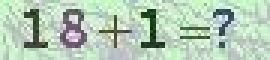
#> input picture 1.jpeg, 90 x 20 px, found by its file name (shown 3 times larger)
$ python Patent-Crack.py   (older library calls are emulated)
#> lines starting #> are read from the running program, lines starting #| are printed output that depends on the picture; after the words box and inside, x2 and y2 are one past the last pixel; in counts of white or black regions, pixels touching at a corner belong together
#!/usr/bin/env python3
# coding=utf-8

"""
    @File: Patent-Crack.py
    @Desc:
    @Author: lv junling
    @Date Created: 2018/10/22
"""
import os
import pickle
import cv2
import numpy as np
from PIL import Image


class PatentCrack(object):
    def __init__(self, pkl_fn=None):
        if pkl_fn is None:
            print('[error]Must specify the pickle filename.')
            return
        self.pkl_fn = pkl_fn
        if os.path.exists(pkl_fn):
            self._load_pkl()
        else:
            self.gen_pkl_fn()

    def gen_pkl_fn(self):
        imgs_path = u'./data'
        chi_1_imgs = ['1.jpeg', '2.jpeg', '3.jpeg', '4.jpeg', '5.jpeg',
                      '6.jpeg', '7.jpeg', '8.jpeg', '9.jpeg']

        chi_2_imgs = ['10.jpeg', '11.jpeg', '12.jpeg', '13.jpeg', '14.jpeg', '15.jpeg',
                      '16.jpeg', '17.jpeg', '18.jpeg', '19.jpeg']

        op_imgs    = ['1.jpeg', '7.jpeg']

        chi_3_imgs = ['100.jpeg', '101.jpeg', '102.jpeg', '103.jpeg', '104.jpeg', '105.jpeg',
                      '106.jpeg', '107.jpeg', '108.jpeg', '109.jpeg']

        chi_1_arr = np.zeros([10, 20, 11], dtype=np.bool)
        for idx, img_fn in enumerate(chi_1_imgs):
            c1, _, _, _ = self._get_split_img(os.path.join(imgs_path, img_fn))
#> in _get_split_img, `img_arr = np.array(Image.open(img_fn).convert('L'))`:
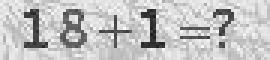
#> img_arr: shape (20, 90) (shown 3 times larger); min 29, max 253, mean 194.2
#> in _get_split_img, `img_arr[img_arr < 156] = 1`:
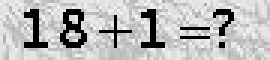
#> img_arr: shape (20, 90) (shown 3 times larger); 12.61% of pixels changed, all inside (x1, y1, x2, y2) = (8, 3, 78, 16)
#> in _get_split_img, `img_arr[img_arr >= 156] = 0`:
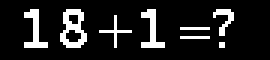
#> img_arr: shape (20, 90) (shown 3 times larger); values 0 (black) and 1 (white), 12.6% white in thin lines or dots, all inside (x1, y1, x2, y2) = (8, 3, 78, 16)
            chi_1_arr[idx+1] = c1
#> pass 2 of the loop in gen_pkl_fn, `for idx, img_fn in enumerate(chi_1_imgs):`:
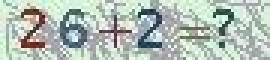
#> input picture 2.jpeg, 90 x 20 px, found by its file name (shown 3 times larger)
#> in _get_split_img (call 2), `img_arr[img_arr < 156] = 1`:
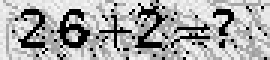
#> img_arr: shape (20, 90) (shown 3 times larger); min 1, max 254, mean 168.7
#> in _get_split_img (call 2), `img_arr[img_arr >= 156] = 0`:
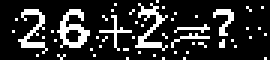
#> img_arr: shape (20, 90) (shown 3 times larger); values 0 (black) and 1 (white), 17.9% white in thin lines or dots
#> pass 3 of the loop in gen_pkl_fn, `for idx, img_fn in enumerate(chi_1_imgs):`:
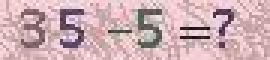
#> input picture 3.jpeg, 90 x 20 px, found by its file name (shown 3 times larger)
#> in _get_split_img (call 3), `img_arr[img_arr < 156] = 1`:
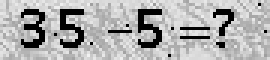
#> img_arr: shape (20, 90) (shown 3 times larger); min 1, max 241, mean 173.5
#> in _get_split_img (call 3), `img_arr[img_arr >= 156] = 0`:
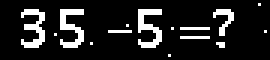
#> img_arr: shape (20, 90) (shown 3 times larger); values 0 (black) and 1 (white), 13.2% white in thin lines or dots, all inside (x1, y1, x2, y2) = (7, 1, 89, 19)
#> the loop made 7 passes; the first 3 are shown

        chi_2_arr = np.zeros([10, 20, 9], dtype=np.bool)
        for idx, img_fn in enumerate(chi_2_imgs):
            _, c2, _, _ = self._get_split_img(os.path.join(imgs_path, img_fn))
            chi_2_arr[idx] = c2

        op_arr = np.zeros([3, 20, 12], dtype=np.bool)
        for idx, img_fn in enumerate(op_imgs):
            _, _, op, _ = self._get_split_img(os.path.join(imgs_path, img_fn))
            op_arr[idx] = op

        chi_3_arr = np.zeros([10, 20, 10], dtype=np.bool)
        for idx, img_fn in enumerate(chi_3_imgs):
            _, _, _, c3 = self._get_split_img(os.path.join(imgs_path, img_fn))
            chi_3_arr[idx] = c3

        fout = open(self.pkl_fn, 'wb')
        data = {'chi_1': chi_1_arr, 'chi_2': chi_2_arr, 'op': op_arr, 'chi_3': chi_3_arr}
        pickle.dump(data, fout)
        fout.close()

        self._load_pkl()

    def _load_pkl(self):
        data = pickle.load(open(self.pkl_fn, 'rb'))
        self.chi_1_arr = data['chi_1']
        self.op_arr = data['op']
        self.chi_2_arr = data['chi_2']
        self.chi_3_arr = data['chi_3']

    @staticmethod
    def _get_split_img(img_fn):
#> (the run stopped early here; a loop or call above may not have finished)
